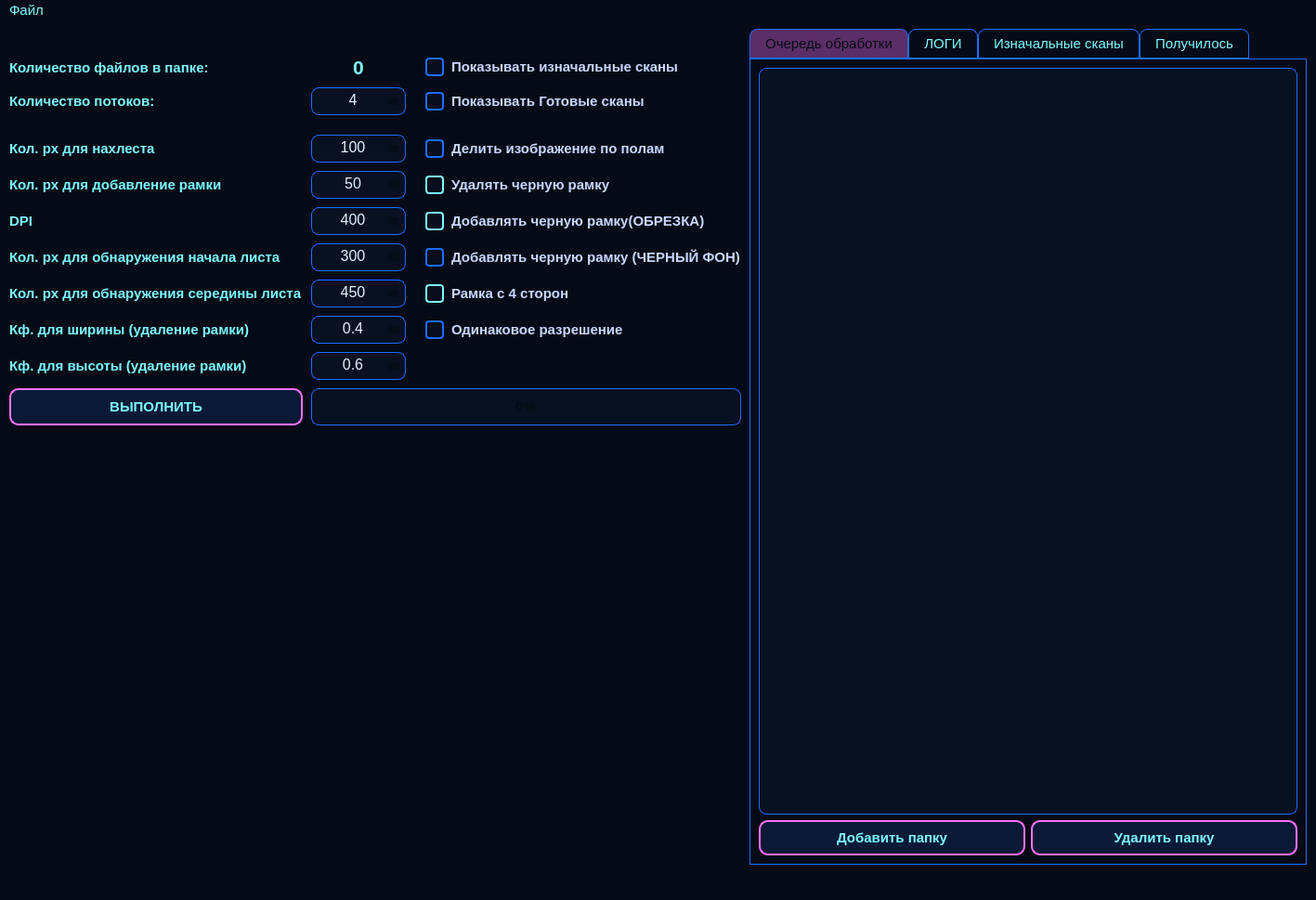
<?xml version="1.0" encoding="UTF-8"?>
<ui version="4.0">
 <class>MainWindow</class>
 <widget class="QMainWindow" name="MainWindow">
  <property name="geometry">
   <rect>
    <x>0</x>
    <y>0</y>
    <width>1417</width>
    <height>969</height>
   </rect>
  </property>
  <property name="windowTitle">
   <string>Glushok Image</string>
  </property>
  <property name="styleSheet">
   <string notr="true">QMainWindow#MainWindow {
    background-color: #050b16;
    color: #c8d7ff;
    font-family: "Montserrat";
}

QWidget {
    background-color: transparent;
    color: #c8d7ff;
    font-family: "Montserrat";
    font-size: 11pt;
}

QLabel {
    color: #7df9ff;
    letter-spacing: 0.08em;
    font-weight: 600;
}

QLabel#heading {
    font-size: 16pt;
    text-transform: uppercase;
    color: #ff71ff;
}

QTextEdit,
QLineEdit,
QListWidget,
QProgressBar {
    background-color: rgba(9, 17, 34, 0.9);
    border: 1px solid #1b6cff;
    border-radius: 8px;
    color: #e0f1ff;
    padding: 6px;
}

QTextEdit:focus,
QLineEdit:focus,
QListWidget:focus {
    border-color: #ff71ff;
    box-shadow: 0 0 16px rgba(125, 249, 255, 0.35);
}

QCheckBox {
    spacing: 8px;
    font-weight: 500;
}

QCheckBox::indicator {
    width: 16px;
    height: 16px;
    border-radius: 4px;
    border: 2px solid #1b6cff;
    background: rgba(8, 15, 30, 0.9);
}

QCheckBox::indicator:checked {
    background: qradialgradient(cx:0.5, cy:0.5, radius:0.6, fx:0.5, fy:0.5,
                                 stop:0 #1b6cff, stop:1 #7df9ff);
    border-color: #7df9ff;
}

QPushButton {
    background-color: rgba(11, 28, 60, 0.85);
    border: 2px solid #ff71ff;
    border-radius: 10px;
    padding: 8px 18px;
    font-weight: 700;
    color: #7df9ff;
    text-transform: uppercase;
}

QPushButton:hover {
    border-color: #7df9ff;
    color: #ff71ff;
}

QPushButton:pressed {
    background-color: #0a1a3f;
}

QProgressBar {
    text-align: center;
    color: #050b16;
    font-weight: 600;
}

QProgressBar::chunk {
    background-color: #7df9ff;
}

QListWidget::item:selected {
    background: rgba(255, 113, 255, 0.35);
    border-left: 3px solid #ff71ff;
    color: #050b16;
}

QMenuBar {
    background-color: #050b16;
    color: #7df9ff;
}

QMenuBar::item:selected {
    background: rgba(125, 249, 255, 0.2);
}

QStatusBar {
    background-color: transparent;
    color: #7df9ff;
}

QScrollBar:vertical {
    background: rgba(5, 11, 22, 0.8);
    width: 12px;
    margin: 12px 0 12px 0;
    border-radius: 6px;
}

QScrollBar::handle:vertical {
    background: #1b6cff;
    min-height: 20px;
    border-radius: 6px;
}

QScrollBar::add-line:vertical,
QScrollBar::sub-line:vertical {
    background: none;
}

QGroupBox {
    border: 1px solid rgba(125, 249, 255, 0.4);
    border-radius: 12px;
    margin-top: 18px;
    padding: 12px;
    background: rgba(9, 16, 32, 0.6);
}

QGroupBox::title {
    subcontrol-origin: margin;
    subcontrol-position: top left;
    padding: 0 6px;
    color: #ff71ff;
}

QLCDNumber {
    background-color: rgba(11, 28, 60, 0.85);
    color: #7df9ff;
    border: 2px solid #1b6cff;
    border-radius: 8px;
}

QTabWidget::pane {
    border: 1px solid #1b6cff;
    background: rgba(5, 11, 22, 0.6);
}

QTabBar::tab {
    background: rgba(5, 11, 22, 0.8);
    color: #7df9ff;
    padding: 6px 16px;
    border: 1px solid #1b6cff;
    border-top-left-radius: 8px;
    border-top-right-radius: 8px;
}

QTabBar::tab:selected {
    background: rgba(255, 113, 255, 0.35);
    color: #050b16;
}

QHeaderView::section {
    background: rgba(5, 11, 22, 0.8);
    color: #7df9ff;
    border: 1px solid #1b6cff;
}

QToolTip {
    background: rgba(255, 113, 255, 0.9);
    color: #050b16;
    border: 1px solid #7df9ff;
    padding: 6px;
}

QSplitter::handle {
    background: rgba(27, 108, 255, 0.4);
}

QFrame#neonFrame {
    border: 1px solid rgba(125, 249, 255, 0.35);
    border-radius: 16px;
    background: qlineargradient(x1:0, y1:0, x2:1, y2:1,
                               stop:0 rgba(11, 28, 60, 0.85),
                               stop:1 rgba(68, 16, 74, 0.85));
}

QGraphicsView {
    border: 1px solid rgba(125, 249, 255, 0.35);
    border-radius: 12px;
    background: rgba(5, 11, 22, 0.8);
}

QSlider::groove:horizontal {
    height: 6px;
    background: rgba(27, 108, 255, 0.25);
    border-radius: 3px;
}

QSlider::handle:horizontal {
    width: 14px;
    margin: -4px 0;
    border-radius: 7px;
    background: #ff71ff;
    border: 1px solid #7df9ff;
}

QSpinBox,
QComboBox {
    background-color: rgba(9, 17, 34, 0.9);
    border: 1px solid #1b6cff;
    border-radius: 8px;
    padding: 4px 8px;
    color: #e0f1ff;
}

QComboBox::drop-down {
    border: none;
}

QComboBox QAbstractItemView {
    background: rgba(5, 11, 22, 0.95);
    color: #7df9ff;
    selection-background-color: rgba(255, 113, 255, 0.35);
}

QToolButton {
    background-color: rgba(11, 28, 60, 0.75);
    border: 1px solid rgba(125, 249, 255, 0.45);
    border-radius: 8px;
    color: #7df9ff;
}

QToolButton:hover {
    border-color: #ff71ff;
    color: #ff71ff;
}

QPlainTextEdit {
    background-color: rgba(9, 17, 34, 0.9);
    border: 1px solid #1b6cff;
    border-radius: 8px;
    color: #e0f1ff;
    padding: 6px;
}

QPlainTextEdit:focus {
    border-color: #ff71ff;
}

QDockWidget::title {
    background: rgba(11, 28, 60, 0.85);
    padding: 4px;
    color: #7df9ff;
}

QTableWidget {
    gridline-color: rgba(125, 249, 255, 0.35);
}

QTableWidget QTableCornerButton::section {
    background: rgba(5, 11, 22, 0.8);
    border: 1px solid #1b6cff;
}
   </string>
  </property>
  <widget class="QWidget" name="centralwidget">
   <layout class="QGridLayout" name="gridLayout">
    <property name="leftMargin">
     <number>10</number>
    </property>
    <property name="topMargin">
     <number>8</number>
    </property>
    <property name="rightMargin">
     <number>10</number>
    </property>
    <property name="bottomMargin">
     <number>15</number>
    </property>
    <property name="spacing">
     <number>9</number>
    </property>
    <item row="1" column="3">
     <widget class="QCheckBox" name="checkBox_6">
      <property name="text">
       <string>Показывать изначальные сканы</string>
      </property>
      <property name="checked">
       <bool>false</bool>
      </property>
     </widget>
    </item>
    <item row="8" column="1">
     <widget class="QTextEdit" name="textEdit_6">
      <property name="enabled">
       <bool>true</bool>
      </property>
      <property name="maximumSize">
       <size>
        <width>150</width>
        <height>30</height>
       </size>
      </property>
      <property name="layoutDirection">
       <enum>Qt::LeftToRight</enum>
      </property>
      <property name="readOnly">
       <bool>false</bool>
      </property>
      <property name="html">
       <string>&lt;!DOCTYPE HTML PUBLIC &quot;-//W3C//DTD HTML 4.0//EN&quot; &quot;http://www.w3.org/TR/REC-html40/strict.dtd&quot;&gt;
&lt;html&gt;&lt;head&gt;&lt;meta name=&quot;qrichtext&quot; content=&quot;1&quot; /&gt;&lt;meta charset=&quot;utf-8&quot; /&gt;&lt;style type=&quot;text/css&quot;&gt;
p, li { white-space: pre-wrap; }
hr { height: 1px; border-width: 0; }
li.unchecked::marker { content: &quot;\2610&quot;; }
li.checked::marker { content: &quot;\2612&quot;; }
&lt;/style&gt;&lt;/head&gt;&lt;body style=&quot; font-family:'MS Shell Dlg 2'; font-size:10pt; font-weight:75; font-style:normal;&quot;&gt;
&lt;p align=&quot;center&quot; style=&quot; margin-top:0px; margin-bottom:0px; margin-left:0px; margin-right:0px; -qt-block-indent:0; text-indent:0px;&quot;&gt;&lt;span style=&quot; font-size:12pt; font-weight:400;&quot;&gt;450&lt;/span&gt;&lt;/p&gt;&lt;/body&gt;&lt;/html&gt;</string>
      </property>
     </widget>
    </item>
    <item row="10" column="0">
     <widget class="QLabel" name="label_11">
      <property name="text">
       <string>Кф. для высоты (удаление рамки)</string>
      </property>
     </widget>
    </item>
    <item row="5" column="1">
     <widget class="QTextEdit" name="textEdit_3">
      <property name="enabled">
       <bool>true</bool>
      </property>
      <property name="minimumSize">
       <size>
        <width>0</width>
        <height>30</height>
       </size>
      </property>
      <property name="maximumSize">
       <size>
        <width>150</width>
        <height>30</height>
       </size>
      </property>
      <property name="layoutDirection">
       <enum>Qt::LeftToRight</enum>
      </property>
      <property name="readOnly">
       <bool>false</bool>
      </property>
      <property name="html">
       <string>&lt;!DOCTYPE HTML PUBLIC &quot;-//W3C//DTD HTML 4.0//EN&quot; &quot;http://www.w3.org/TR/REC-html40/strict.dtd&quot;&gt;
&lt;html&gt;&lt;head&gt;&lt;meta name=&quot;qrichtext&quot; content=&quot;1&quot; /&gt;&lt;meta charset=&quot;utf-8&quot; /&gt;&lt;style type=&quot;text/css&quot;&gt;
p, li { white-space: pre-wrap; }
hr { height: 1px; border-width: 0; }
li.unchecked::marker { content: &quot;\2610&quot;; }
li.checked::marker { content: &quot;\2612&quot;; }
&lt;/style&gt;&lt;/head&gt;&lt;body style=&quot; font-family:'MS Shell Dlg 2'; font-size:10pt; font-weight:75; font-style:normal;&quot;&gt;
&lt;p align=&quot;center&quot; style=&quot; margin-top:0px; margin-bottom:0px; margin-left:0px; margin-right:0px; -qt-block-indent:0; text-indent:0px;&quot;&gt;&lt;span style=&quot; font-size:12pt; font-weight:400;&quot;&gt;50&lt;/span&gt;&lt;/p&gt;&lt;/body&gt;&lt;/html&gt;</string>
      </property>
     </widget>
    </item>
    <item row="8" column="3">
     <widget class="QCheckBox" name="checkBox_4">
      <property name="text">
       <string>Рамка с 4 сторон</string>
      </property>
      <property name="checked">
       <bool>true</bool>
      </property>
     </widget>
    </item>
    <item row="4" column="2" rowspan="6">
     <widget class="Line" name="line">
      <property name="orientation">
       <enum>Qt::Vertical</enum>
      </property>
     </widget>
    </item>
    <item row="2" column="0">
     <widget class="QLabel" name="label_9">
      <property name="text">
       <string>Количество потоков:</string>
      </property>
     </widget>
    </item>
    <item row="0" column="0" colspan="4">
     <widget class="QLabel" name="label_12">
      <property name="maximumSize">
       <size>
        <width>16777215</width>
        <height>20</height>
       </size>
      </property>
      <property name="text">
       <string/>
      </property>
     </widget>
    </item>
    <item row="9" column="3">
     <widget class="QCheckBox" name="checkBox_5">
      <property name="text">
       <string>Одинаковое разрешение</string>
      </property>
     </widget>
    </item>
    <item row="2" column="1">
     <widget class="QTextEdit" name="textEdit_7">
      <property name="enabled">
       <bool>true</bool>
      </property>
      <property name="maximumSize">
       <size>
        <width>16777215</width>
        <height>30</height>
       </size>
      </property>
      <property name="font">
       <font>
        <pointsize>12</pointsize>
       </font>
      </property>
      <property name="layoutDirection">
       <enum>Qt::LeftToRight</enum>
      </property>
      <property name="autoFormatting">
       <set>QTextEdit::AutoAll</set>
      </property>
      <property name="undoRedoEnabled">
       <bool>true</bool>
      </property>
      <property name="html">
       <string>&lt;!DOCTYPE HTML PUBLIC &quot;-//W3C//DTD HTML 4.0//EN&quot; &quot;http://www.w3.org/TR/REC-html40/strict.dtd&quot;&gt;
&lt;html&gt;&lt;head&gt;&lt;meta name=&quot;qrichtext&quot; content=&quot;1&quot; /&gt;&lt;meta charset=&quot;utf-8&quot; /&gt;&lt;style type=&quot;text/css&quot;&gt;
p, li { white-space: pre-wrap; }
hr { height: 1px; border-width: 0; }
li.unchecked::marker { content: &quot;\2610&quot;; }
li.checked::marker { content: &quot;\2612&quot;; }
&lt;/style&gt;&lt;/head&gt;&lt;body style=&quot; font-family:'Segoe UI'; font-size:12pt; font-weight:400; font-style:normal;&quot;&gt;
&lt;p align=&quot;center&quot; style=&quot; margin-top:0px; margin-bottom:0px; margin-left:0px; margin-right:0px; -qt-block-indent:0; text-indent:0px;&quot;&gt;&lt;span style=&quot; font-family:'MS Shell Dlg 2';&quot;&gt;4&lt;/span&gt;&lt;/p&gt;&lt;/body&gt;&lt;/html&gt;</string>
      </property>
     </widget>
    </item>
    <item row="4" column="0">
     <widget class="QLabel" name="label_3">
      <property name="maximumSize">
       <size>
        <width>16777215</width>
        <height>40</height>
       </size>
      </property>
      <property name="text">
       <string>Кол. px для нахлеста</string>
      </property>
     </widget>
    </item>
    <item row="4" column="3">
     <widget class="QCheckBox" name="checkBox_3">
      <property name="text">
       <string>Делить изображение по полам</string>
      </property>
      <property name="checked">
       <bool>false</bool>
      </property>
     </widget>
    </item>
    <item row="6" column="3">
     <widget class="QCheckBox" name="checkBox_2">
      <property name="text">
       <string>Добавлять черную рамку(ОБРЕЗКА)</string>
      </property>
      <property name="checked">
       <bool>true</bool>
      </property>
     </widget>
    </item>
    <item row="11" column="1" colspan="3">
     <widget class="QProgressBar" name="progressBar">
      <property name="minimumSize">
       <size>
        <width>0</width>
        <height>40</height>
       </size>
      </property>
      <property name="value">
       <number>0</number>
      </property>
      <property name="alignment">
       <set>Qt::AlignCenter</set>
      </property>
      <property name="orientation">
       <enum>Qt::Horizontal</enum>
      </property>
     </widget>
    </item>
    <item row="5" column="0">
     <widget class="QLabel" name="label_4">
      <property name="text">
       <string>Кол. px для добавление рамки</string>
      </property>
     </widget>
    </item>
    <item row="7" column="3">
     <widget class="QCheckBox" name="checkBox_8">
      <property name="text">
       <string>Добавлять черную рамку (ЧЕРНЫЙ ФОН)</string>
      </property>
     </widget>
    </item>
    <item row="8" column="0">
     <widget class="QLabel" name="label_7">
      <property name="text">
       <string>Кол. px для обнаружения середины листа</string>
      </property>
     </widget>
    </item>
    <item row="5" column="3">
     <widget class="QCheckBox" name="checkBox">
      <property name="text">
       <string>Удалять черную рамку</string>
      </property>
      <property name="checked">
       <bool>true</bool>
      </property>
     </widget>
    </item>
    <item row="9" column="1">
     <widget class="QTextEdit" name="textEdit_8">
      <property name="maximumSize">
       <size>
        <width>150</width>
        <height>30</height>
       </size>
      </property>
      <property name="html">
       <string>&lt;!DOCTYPE HTML PUBLIC &quot;-//W3C//DTD HTML 4.0//EN&quot; &quot;http://www.w3.org/TR/REC-html40/strict.dtd&quot;&gt;
&lt;html&gt;&lt;head&gt;&lt;meta name=&quot;qrichtext&quot; content=&quot;1&quot; /&gt;&lt;meta charset=&quot;utf-8&quot; /&gt;&lt;style type=&quot;text/css&quot;&gt;
p, li { white-space: pre-wrap; }
hr { height: 1px; border-width: 0; }
li.unchecked::marker { content: &quot;\2610&quot;; }
li.checked::marker { content: &quot;\2612&quot;; }
&lt;/style&gt;&lt;/head&gt;&lt;body style=&quot; font-family:'Segoe UI'; font-size:9pt; font-weight:400; font-style:normal;&quot;&gt;
&lt;p align=&quot;center&quot; style=&quot; margin-top:0px; margin-bottom:0px; margin-left:0px; margin-right:0px; -qt-block-indent:0; text-indent:0px;&quot;&gt;&lt;span style=&quot; font-family:'MS Shell Dlg 2'; font-size:12pt;&quot;&gt;0.4&lt;/span&gt;&lt;/p&gt;&lt;/body&gt;&lt;/html&gt;</string>
      </property>
     </widget>
    </item>
    <item row="4" column="1">
     <widget class="QTextEdit" name="textEdit_2">
      <property name="enabled">
       <bool>true</bool>
      </property>
      <property name="maximumSize">
       <size>
        <width>150</width>
        <height>30</height>
       </size>
      </property>
      <property name="layoutDirection">
       <enum>Qt::LeftToRight</enum>
      </property>
      <property name="readOnly">
       <bool>false</bool>
      </property>
      <property name="html">
       <string>&lt;!DOCTYPE HTML PUBLIC &quot;-//W3C//DTD HTML 4.0//EN&quot; &quot;http://www.w3.org/TR/REC-html40/strict.dtd&quot;&gt;
&lt;html&gt;&lt;head&gt;&lt;meta name=&quot;qrichtext&quot; content=&quot;1&quot; /&gt;&lt;meta charset=&quot;utf-8&quot; /&gt;&lt;style type=&quot;text/css&quot;&gt;
p, li { white-space: pre-wrap; }
hr { height: 1px; border-width: 0; }
li.unchecked::marker { content: &quot;\2610&quot;; }
li.checked::marker { content: &quot;\2612&quot;; }
&lt;/style&gt;&lt;/head&gt;&lt;body style=&quot; font-family:'Segoe UI'; font-size:9pt; font-weight:400; font-style:normal;&quot;&gt;
&lt;p align=&quot;center&quot; style=&quot; margin-top:0px; margin-bottom:0px; margin-left:0px; margin-right:0px; -qt-block-indent:0; text-indent:0px;&quot;&gt;&lt;span style=&quot; font-family:'MS Shell Dlg 2'; font-size:12pt;&quot;&gt;100&lt;/span&gt;&lt;/p&gt;&lt;/body&gt;&lt;/html&gt;</string>
      </property>
     </widget>
    </item>
    <item row="10" column="1">
     <widget class="QTextEdit" name="textEdit_9">
      <property name="maximumSize">
       <size>
        <width>150</width>
        <height>30</height>
       </size>
      </property>
      <property name="html">
       <string>&lt;!DOCTYPE HTML PUBLIC &quot;-//W3C//DTD HTML 4.0//EN&quot; &quot;http://www.w3.org/TR/REC-html40/strict.dtd&quot;&gt;
&lt;html&gt;&lt;head&gt;&lt;meta name=&quot;qrichtext&quot; content=&quot;1&quot; /&gt;&lt;meta charset=&quot;utf-8&quot; /&gt;&lt;style type=&quot;text/css&quot;&gt;
p, li { white-space: pre-wrap; }
hr { height: 1px; border-width: 0; }
li.unchecked::marker { content: &quot;\2610&quot;; }
li.checked::marker { content: &quot;\2612&quot;; }
&lt;/style&gt;&lt;/head&gt;&lt;body style=&quot; font-family:'Segoe UI'; font-size:9pt; font-weight:400; font-style:normal;&quot;&gt;
&lt;p align=&quot;center&quot; style=&quot; margin-top:0px; margin-bottom:0px; margin-left:0px; margin-right:0px; -qt-block-indent:0; text-indent:0px;&quot;&gt;&lt;span style=&quot; font-family:'MS Shell Dlg 2'; font-size:12pt;&quot;&gt;0.6&lt;/span&gt;&lt;/p&gt;&lt;/body&gt;&lt;/html&gt;</string>
      </property>
     </widget>
    </item>
    <item row="0" column="5" rowspan="15">
     <widget class="QTabWidget" name="tabWidget">
      <property name="minimumSize">
       <size>
        <width>600</width>
        <height>0</height>
       </size>
      </property>
      <property name="maximumSize">
       <size>
        <width>400</width>
        <height>16777215</height>
       </size>
      </property>
      <property name="currentIndex">
       <number>0</number>
      </property>
      <widget class="QWidget" name="tabQueue">
       <attribute name="title">
        <string>Очередь обработки</string>
       </attribute>
       <layout class="QVBoxLayout" name="verticalLayoutQueue">
        <item>
         <widget class="QListWidget" name="folderQueueList"/>
        </item>
        <item>
         <layout class="QHBoxLayout" name="horizontalLayoutQueueButtons">
          <item>
           <widget class="QPushButton" name="addFolderButton">
            <property name="text">
             <string>Добавить папку</string>
            </property>
           </widget>
          </item>
          <item>
           <widget class="QPushButton" name="removeFolderButton">
            <property name="text">
             <string>Удалить папку</string>
            </property>
           </widget>
          </item>
         </layout>
        </item>
       </layout>
      </widget>
      <widget class="QWidget" name="tab_3">
       <attribute name="title">
        <string>ЛОГИ</string>
       </attribute>
       <layout class="QGridLayout" name="gridLayout_3">
        <item row="0" column="0">
         <layout class="QGridLayout" name="gridLayout_2">
          <item row="0" column="0">
           <widget class="QTextEdit" name="textEdit">
            <property name="maximumSize">
             <size>
              <width>16777215</width>
              <height>16777215</height>
             </size>
            </property>
           </widget>
          </item>
         </layout>
        </item>
       </layout>
      </widget>
      <widget class="QWidget" name="tab_4">
       <attribute name="title">
        <string>Изначальные сканы</string>
       </attribute>
       <layout class="QGridLayout" name="gridLayout_5">
        <item row="0" column="0">
         <layout class="QGridLayout" name="gridLayout_4">
          <item row="0" column="0">
           <widget class="QListWidget" name="listWidget"/>
          </item>
         </layout>
        </item>
       </layout>
      </widget>
      <widget class="QWidget" name="tab_5">
       <attribute name="title">
        <string>Получилось</string>
       </attribute>
       <layout class="QGridLayout" name="gridLayout_7">
        <item row="0" column="0">
         <layout class="QGridLayout" name="gridLayout_6">
          <item row="0" column="0">
           <widget class="QListWidget" name="listWidget_2"/>
          </item>
         </layout>
        </item>
       </layout>
      </widget>
     </widget>
    </item>
    <item row="2" column="3">
     <widget class="QCheckBox" name="checkBox_7">
      <property name="text">
       <string>Показывать Готовые сканы</string>
      </property>
      <property name="checked">
       <bool>false</bool>
      </property>
     </widget>
    </item>
    <item row="7" column="1">
     <widget class="QTextEdit" name="textEdit_5">
      <property name="enabled">
       <bool>true</bool>
      </property>
      <property name="maximumSize">
       <size>
        <width>150</width>
        <height>30</height>
       </size>
      </property>
      <property name="layoutDirection">
       <enum>Qt::LeftToRight</enum>
      </property>
      <property name="readOnly">
       <bool>false</bool>
      </property>
      <property name="html">
       <string>&lt;!DOCTYPE HTML PUBLIC &quot;-//W3C//DTD HTML 4.0//EN&quot; &quot;http://www.w3.org/TR/REC-html40/strict.dtd&quot;&gt;
&lt;html&gt;&lt;head&gt;&lt;meta name=&quot;qrichtext&quot; content=&quot;1&quot; /&gt;&lt;meta charset=&quot;utf-8&quot; /&gt;&lt;style type=&quot;text/css&quot;&gt;
p, li { white-space: pre-wrap; }
hr { height: 1px; border-width: 0; }
li.unchecked::marker { content: &quot;\2610&quot;; }
li.checked::marker { content: &quot;\2612&quot;; }
&lt;/style&gt;&lt;/head&gt;&lt;body style=&quot; font-family:'MS Shell Dlg 2'; font-size:10pt; font-weight:75; font-style:normal;&quot;&gt;
&lt;p align=&quot;center&quot; style=&quot; margin-top:0px; margin-bottom:0px; margin-left:0px; margin-right:0px; -qt-block-indent:0; text-indent:0px;&quot;&gt;&lt;span style=&quot; font-size:12pt; font-weight:400;&quot;&gt;300&lt;/span&gt;&lt;/p&gt;&lt;/body&gt;&lt;/html&gt;</string>
      </property>
     </widget>
    </item>
    <item row="12" column="0" rowspan="3" colspan="4">
     <widget class="QLabel" name="label_8">
      <property name="text">
       <string/>
      </property>
      <property name="alignment">
       <set>Qt::AlignCenter</set>
      </property>
     </widget>
    </item>
    <item row="6" column="0">
     <widget class="QLabel" name="label_5">
      <property name="text">
       <string>DPI</string>
      </property>
     </widget>
    </item>
    <item row="9" column="0">
     <widget class="QLabel" name="label_10">
      <property name="text">
       <string>Кф. для ширины (удаление рамки)</string>
      </property>
     </widget>
    </item>
    <item row="6" column="1">
     <widget class="QTextEdit" name="textEdit_4">
      <property name="enabled">
       <bool>true</bool>
      </property>
      <property name="maximumSize">
       <size>
        <width>150</width>
        <height>30</height>
       </size>
      </property>
      <property name="layoutDirection">
       <enum>Qt::LeftToRight</enum>
      </property>
      <property name="readOnly">
       <bool>false</bool>
      </property>
      <property name="html">
       <string>&lt;!DOCTYPE HTML PUBLIC &quot;-//W3C//DTD HTML 4.0//EN&quot; &quot;http://www.w3.org/TR/REC-html40/strict.dtd&quot;&gt;
&lt;html&gt;&lt;head&gt;&lt;meta name=&quot;qrichtext&quot; content=&quot;1&quot; /&gt;&lt;meta charset=&quot;utf-8&quot; /&gt;&lt;style type=&quot;text/css&quot;&gt;
p, li { white-space: pre-wrap; }
hr { height: 1px; border-width: 0; }
li.unchecked::marker { content: &quot;\2610&quot;; }
li.checked::marker { content: &quot;\2612&quot;; }
&lt;/style&gt;&lt;/head&gt;&lt;body style=&quot; font-family:'MS Shell Dlg 2'; font-size:10pt; font-weight:75; font-style:normal;&quot;&gt;
&lt;p align=&quot;center&quot; style=&quot; margin-top:0px; margin-bottom:0px; margin-left:0px; margin-right:0px; -qt-block-indent:0; text-indent:0px;&quot;&gt;&lt;span style=&quot; font-size:12pt; font-weight:400;&quot;&gt;400&lt;/span&gt;&lt;/p&gt;&lt;/body&gt;&lt;/html&gt;</string>
      </property>
     </widget>
    </item>
    <item row="11" column="0">
     <widget class="QPushButton" name="pushButton">
      <property name="minimumSize">
       <size>
        <width>0</width>
        <height>40</height>
       </size>
      </property>
      <property name="text">
       <string>ВЫПОЛНИТЬ</string>
      </property>
     </widget>
    </item>
    <item row="1" column="0">
     <widget class="QLabel" name="label_2">
      <property name="text">
       <string>Количество файлов в папке:</string>
      </property>
     </widget>
    </item>
    <item row="3" column="0" colspan="4">
     <widget class="Line" name="line_2">
      <property name="orientation">
       <enum>Qt::Horizontal</enum>
      </property>
     </widget>
    </item>
    <item row="1" column="1">
     <widget class="QLabel" name="label">
      <property name="minimumSize">
       <size>
        <width>0</width>
        <height>0</height>
       </size>
      </property>
      <property name="maximumSize">
       <size>
        <width>16777215</width>
        <height>30</height>
       </size>
      </property>
      <property name="text">
       <string>&lt;html&gt;&lt;head/&gt;&lt;body&gt;&lt;p align=&quot;center&quot;&gt;&lt;span style=&quot; font-size:16pt;&quot;&gt;0&lt;/span&gt;&lt;/p&gt;&lt;/body&gt;&lt;/html&gt;</string>
      </property>
     </widget>
    </item>
    <item row="7" column="0">
     <widget class="QLabel" name="label_6">
      <property name="text">
       <string>Кол. px для обнаружения начала листа</string>
      </property>
     </widget>
    </item>
   </layout>
  </widget>
  <widget class="QStatusBar" name="statusbar"/>
  <widget class="QMenuBar" name="menuBar">
   <property name="geometry">
    <rect>
     <x>0</x>
     <y>0</y>
     <width>1417</width>
     <height>22</height>
    </rect>
   </property>
   <widget class="QMenu" name="menu">
    <property name="title">
     <string>Файл</string>
    </property>
    <addaction name="action"/>
   </widget>
   <addaction name="menu"/>
  </widget>
  <action name="action">
   <property name="text">
    <string>Выбрать директорию</string>
   </property>
  </action>
 </widget>
 <resources/>
 <connections/>
</ui>
